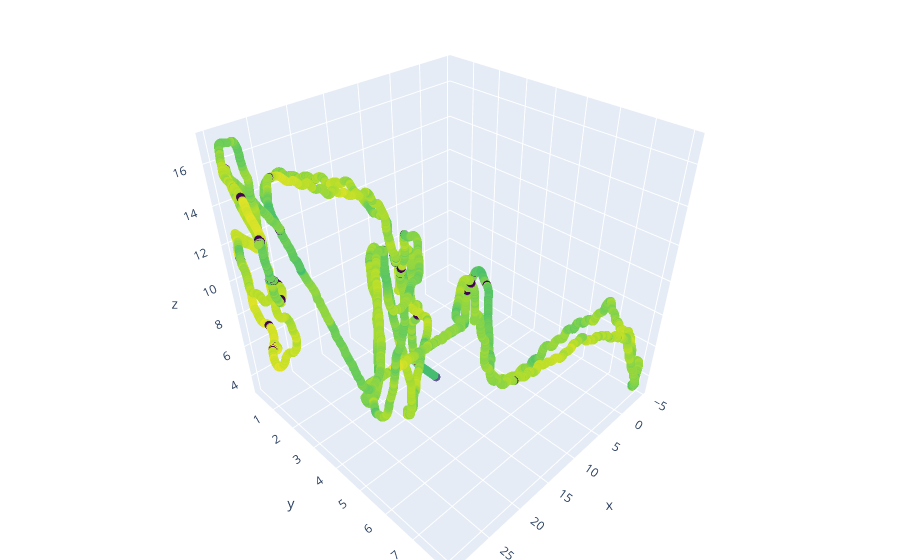

The cell this chart's notebook holds for it:
### Code cell
x = df_Raw['CameraPosX']
y = df_Raw['CameraPosY']
z = df_Raw['CameraPosZ']
c = df_Raw['RightPupilD']
fig = go.Figure(data=[go.Scatter3d(
    x=x,
    y=y,
    z=z,
    mode='markers',
    marker=dict(
        size=3,
        color=c,                # set color to an array/list of desired values
        colorscale='Viridis',   # choose a colorscale
        opacity=0.8
    )
)])

# tight layout
fig.update_layout(margin=dict(l=0, r=0, b=0, t=0))
fig.show()

### Figure 1 — Plotly figure (JSON) as saved in the notebook; plotly's stock layout.template omitted (floating-point values rounded to 4 significant figures; data arrays with more than 128 entries replaced by an {"elided": "..."} marker saying what was removed)
{"data": [{"marker": {"color": {"elided": "26238 float values"}, "colorscale": [[0, "#440154"], [0.1111, "#482878"], [0.2222, "#3e4989"], [0.3333, "#31688e"], [0.4444, "#26828e"], [0.5556, "#1f9e89"], [0.6667, "#35b779"], [0.7778, "#6ece58"], [0.8889, "#b5de2b"], [1, "#fde725"]], "opacity": 0.8, "size": 3}, "mode": "markers", "type": "scatter3d", "x": {"elided": "26238 float values"}, "y": {"elided": "26238 float values"}, "z": {"elided": "26238 float values"}}], "layout": {"margin": {"b": 0, "l": 0, "r": 0, "t": 0}}}
